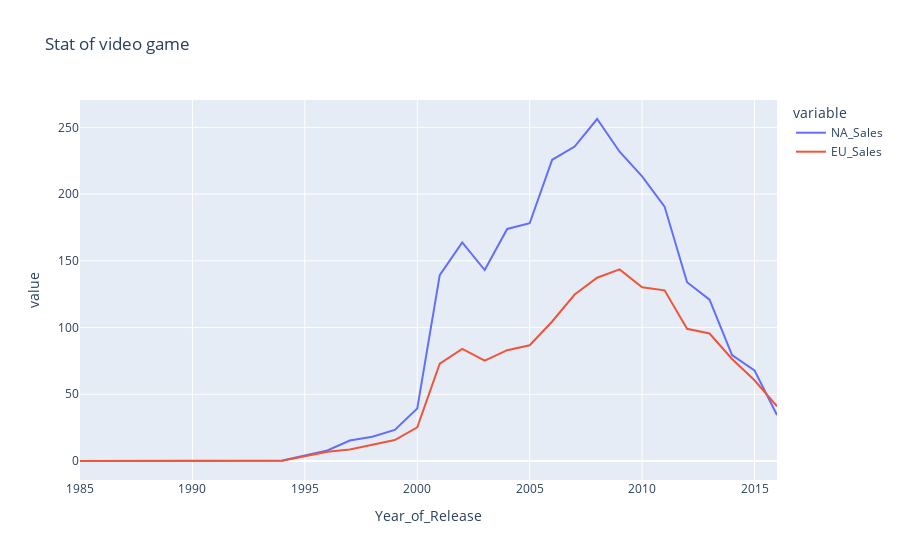

This figure's notebook cell:
### Code cell
data=df.groupby('Year_of_Release')[['NA_Sales','EU_Sales']].sum()
trace0=go.Scatter(x=df.index, y=data['NA_Sales'],name='NA_Sales')
trace1=go.Scatter(x=df.index, y=data['EU_Sales'],name='EU_Sales')
fig=go.Figure(data=[trace0,trace1])
fig=px.line(data,title='Stat of video game')
fig.show()

### Figure 1 — Plotly figure (JSON) as saved in the notebook; plotly's stock layout.template omitted (floating-point values rounded to 4 significant figures)
{"data": [{"hovertemplate": "variable=NA_Sales<br>Year_of_Release=%{x}<br>value=%{y}<extra></extra>", "legendgroup": "NA_Sales", "line": {"color": "#636efa", "dash": "solid"}, "marker": {"symbol": "circle"}, "mode": "lines", "name": "NA_Sales", "orientation": "v", "showlegend": true, "type": "scatter", "x": [1985, 1988, 1992, 1994, 1996, 1997, 1998, 1999, 2000, 2001, 2002, 2003, 2004, 2005, 2006, 2007, 2008, 2009, 2010, 2011, 2012, 2013, 2014, 2015, 2016], "xaxis": "x", "y": [0, 0, 0.02, 0.39, 7.91, 15.34, 18.13, 23.32, 39.34, 139.3, 163.8, 143.1, 173.9, 178.2, 225.7, 235.6, 256.2, 231.7, 213.2, 190.6, 133.9, 120.9, 79.38, 67.85, 34.52], "yaxis": "y"}, {"hovertemplate": "variable=EU_Sales<br>Year_of_Release=%{x}<br>value=%{y}<extra></extra>", "legendgroup": "EU_Sales", "line": {"color": "#EF553B", "dash": "solid"}, "marker": {"symbol": "circle"}, "mode": "lines", "name": "EU_Sales", "orientation": "v", "showlegend": true, "type": "scatter", "x": [1985, 1988, 1992, 1994, 1996, 1997, 1998, 1999, 2000, 2001, 2002, 2003, 2004, 2005, 2006, 2007, 2008, 2009, 2010, 2011, 2012, 2013, 2014, 2015, 2016], "xaxis": "x", "y": [0.03, 0.02, 0, 0.26, 6.88, 8.67, 12.13, 15.69, 25.2, 72.85, 84.03, 75.16, 83.01, 86.7, 104.5, 124.7, 137.3, 143.6, 130.1, 127.9, 99.08, 95.54, 76.42, 60.51, 41.03], "yaxis": "y"}], "layout": {"legend": {"title": {"text": "variable"}, "tracegroupgap": 0}, "title": {"text": "Stat of video game"}, "xaxis": {"anchor": "y", "domain": [0, 1], "title": {"text": "Year_of_Release"}}, "yaxis": {"anchor": "x", "domain": [0, 1], "title": {"text": "value"}}}}
